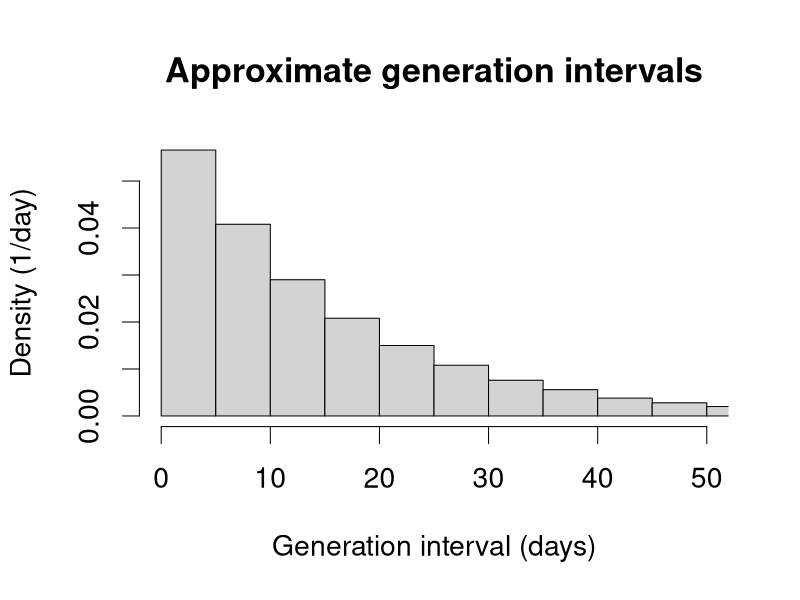
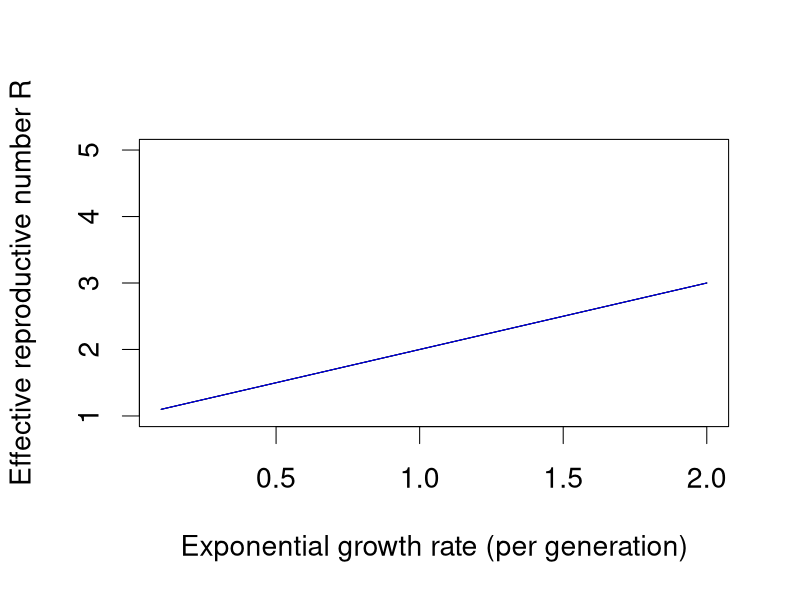
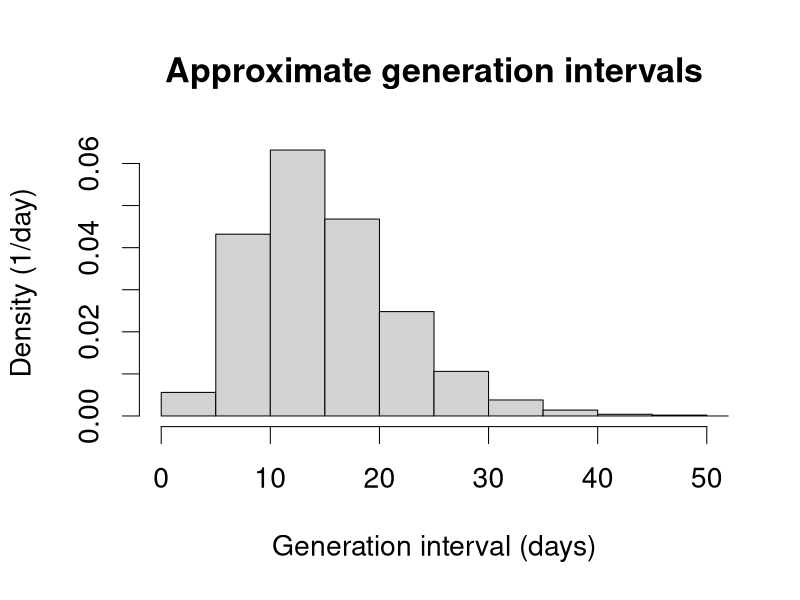
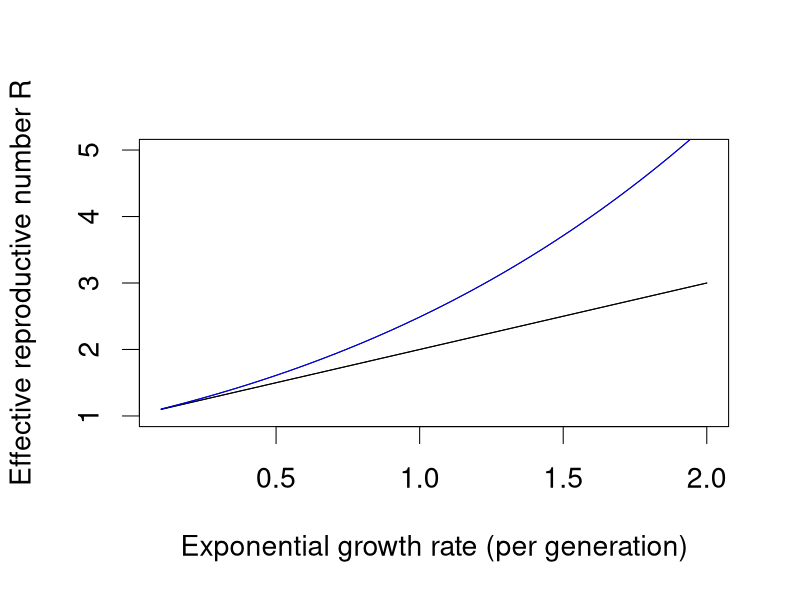
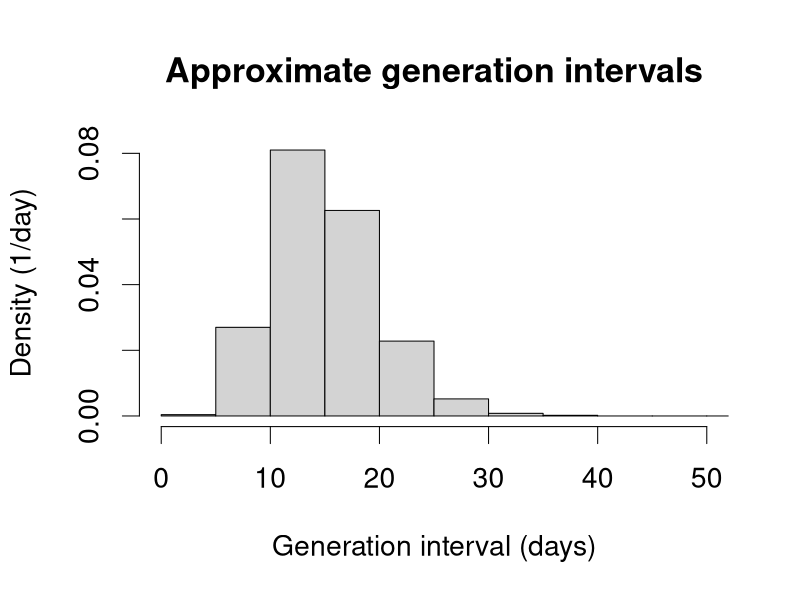
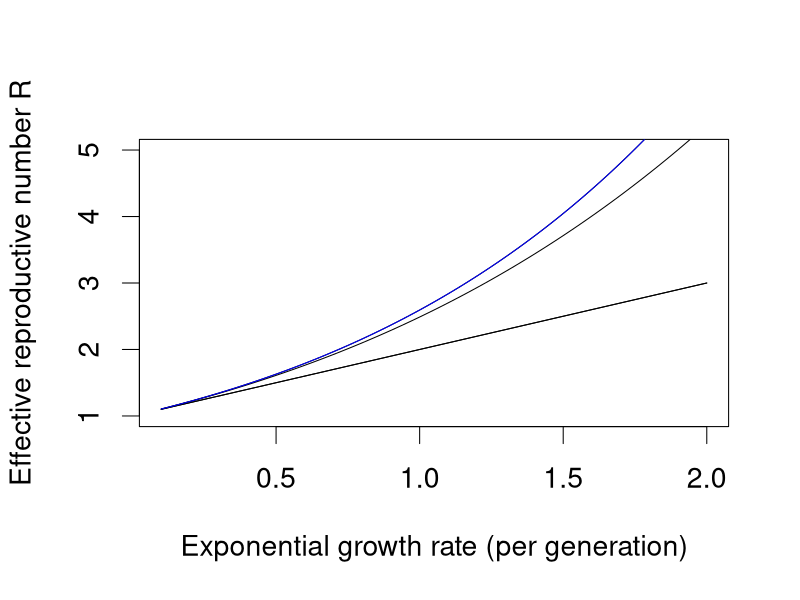
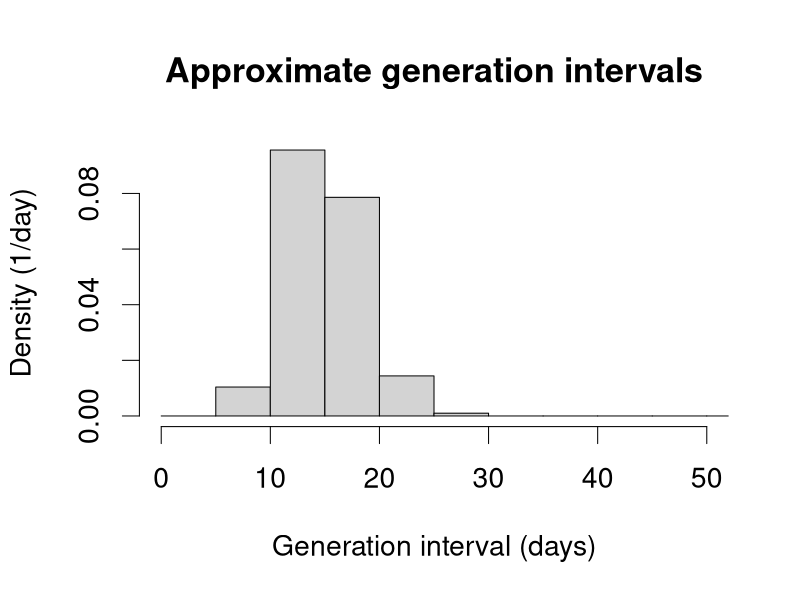
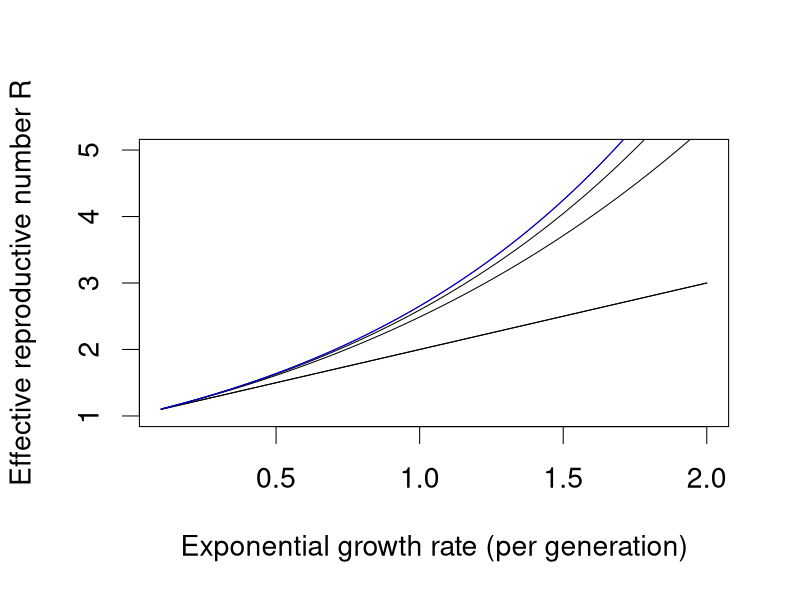

Generate these figures, in order, with R:
set.seed(628)

par(cex=1.7)

nq <- 1000
time <- 15
shapes <- c(1, 5, 10, 20)

q <- (2*(1:nq)-1)/(2*nq)

for(s in 1:length(shapes)){
	shape <- shapes[[s]]
	gen <- qgamma(q, scale=time/shape, shape=shape)

	dname <- "Approximate generation intervals"

	print(hist(gen
		, 	probability=TRUE
		, main=dname
		, xlab="Generation interval (days)"
		, ylab="Density (1/day)"
		, xlim=c(0, 50)
		, breaks=seq(0, 150, by=5)
	))

	print(shape)

	curve((1+x)
		, xlim=c(0.1, 2)
		, ylim=c(1, 5)
		, xlab = "Exponential growth rate (per generation)"
		, ylab = "Effective reproductive number R"
	)

	for (ss in 1:s){
		curve(((1+x/shapes[ss])^shapes[ss])
			, add=TRUE
		)
	}

	curve(((1+x/shape)^shape)
		, add=TRUE
		, col="blue"
	)
}

